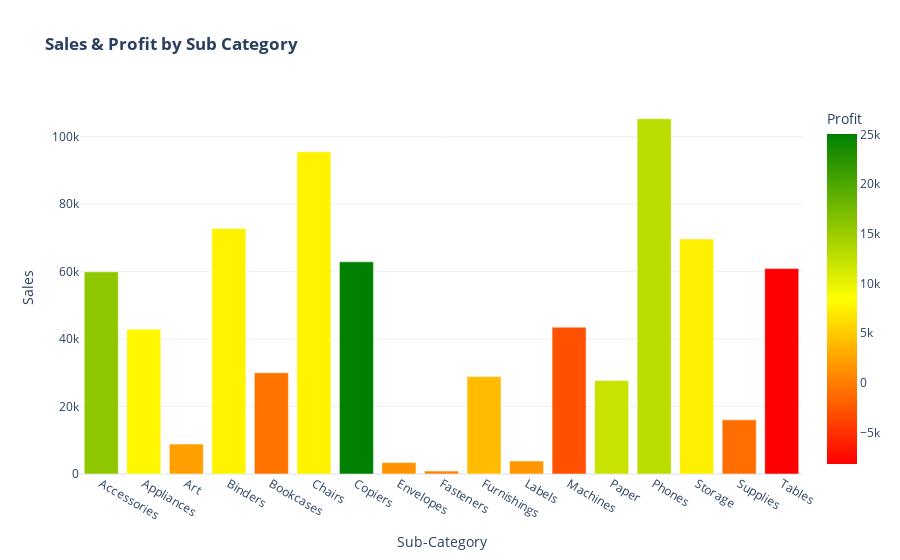

Notebook code cell kept with this figure:
### Markdown cell above
lets ceck how profit compares to sales made

### Code cell
# Create Chart
fig = px.bar(df,
             x='Sub-Category',
             y='Sales', color='Profit',
             color_continuous_scale=["red","yellow","green"],
             template = template_style,
             title = '<b>Sales & Profit by Sub Category</b>')

# Display Plot
fig.show()

# Export Chart to HTML
plotly.offline.plot(fig, filename ='output/Profit_Sales_Sub_Cat.html', auto_open=False)

### Figure 1 — Plotly figure (JSON) as saved in the notebook; plotly's stock layout.template omitted (floating-point values rounded to 4 significant figures)
{"data": [{"alignmentgroup": "True", "hovertemplate": "Sub-Category=%{x}<br>Sales=%{y}<br>Profit=%{marker.color}<extra></extra>", "legendgroup": "", "marker": {"color": [15670.0, 7865.0, 2222.0, 7670.0, -583.6, 7644.0, 25030.0, 1442.0, 304.9, 4099.0, 1745.0, -2869.0, 12040.0, 12850.0, 7403.0, -955.3, -8141.0], "coloraxis": "coloraxis"}, "name": "", "offsetgroup": "", "orientation": "v", "showlegend": false, "textposition": "auto", "type": "bar", "x": ["Accessories", "Appliances", "Art", "Binders", "Bookcases", "Chairs", "Copiers", "Envelopes", "Fasteners", "Furnishings", "Labels", "Machines", "Paper", "Phones", "Storage", "Supplies", "Tables"], "xaxis": "x", "y": [59950.0, 42930.0, 8863.0, 72790.0, 30020.0, 95550.0, 62900.0, 3379.0, 857.6, 28920.0, 3861.0, 43540.0, 27690.0, 105300.0, 69680.0, 16050.0, 60890.0], "yaxis": "y"}], "layout": {"barmode": "relative", "coloraxis": {"colorbar": {"title": {"text": "Profit"}}, "colorscale": [[0, "red"], [0.5, "yellow"], [1, "green"]]}, "legend": {"tracegroupgap": 0}, "title": {"text": "<b>Sales & Profit by Sub Category</b>"}, "xaxis": {"anchor": "y", "domain": [0, 1], "title": {"text": "Sub-Category"}}, "yaxis": {"anchor": "x", "domain": [0, 1], "title": {"text": "Sales"}}}}
